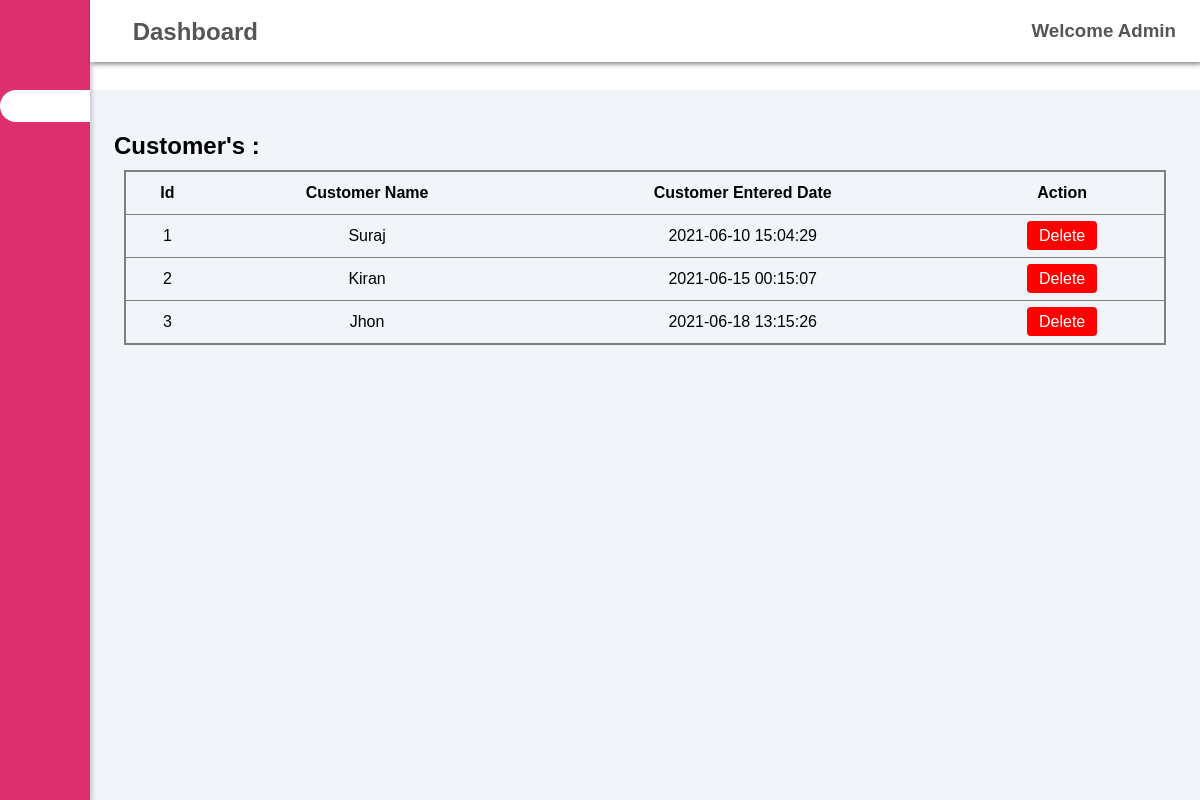
Page /admin/cust.php (signed in) on the committed database.
### tables this page shows
CREATE TABLE `users` (
  `id` int(11) NOT NULL,
  `username` varchar(50) NOT NULL,
  `password` varchar(255) NOT NULL,
  `created_at` datetime DEFAULT CURRENT_TIMESTAMP
);

### admin/cust.php (the view, shortened to what this page needs)
<?php
include 'head1.php';
?>
<?php include 'config.php';?>
<html>
<head>
</head>
<body>
<div class="container1" style="margin-top: 10px;">
         <div>
  	       <h2>Customer's :</h2>
         </div>
         <div style="margin:10px;border:1px solid grey">
  	      <table>
  		   <tr>
  			<th>Id</th>
  			<th>Customer Name</th>
  			<th>Customer Entered Date</th>
  			<th>Action</th>
  		</tr>
  		<?php
        $sql1 = "SELECT * FROM `users`";
        $rs = mysqli_query($link,$sql1);
        while($data=mysqli_fetch_array($rs)){
        ?>
        <tr>
        	<td><?=$data['id'];?></td>
        	<td style="text-transform: capitalize;"><?=$data['username'];?></td>
          <td style="text-transform: capitalize;"><?=$data['created_at'];?></td>
        	<td></span><a href='removecust.php?id=<?=$data['id']?>' style=" background-color:red;
  color: white;
  padding: 6px 12px;
  border: none;
  border-radius: 4px;
  cursor: pointer;
  " >Delete</a></td></td>
        </tr>
        <?php
        }
        ?>
  	</table>
  </div>
</div>
<?php include 'foot.php';?>

### admin/css/styl.css (style rules this page uses)
:root { --main-color:#DD2F6E; --color-dark:#1d2231; --text-grey:#8390A2; }
* { padding: 0; margin: 0; box-sizing: border-box; list-style-type: none; text-decoration: none; font-family: 'Poppins' , sans-serif; }
table { border-collapse: collapse; }

### admin/cust.php (style rules this page uses)
* { box-sizing: border-box; }
table { border-spacing: 0; width: 100%; border: 1px solid #ddd; }
tr { border :1px solid grey; }
th, td { text-align: center; padding:12px; }

### rows in the picture
users: id "1", username "Suraj", created_at "2021-06-10 15:04:29"
users: id "2", username "Kiran", created_at "2021-06-15 00:15:07"
users: id "3", username "Jhon", created_at "2021-06-18 13:15:26"
